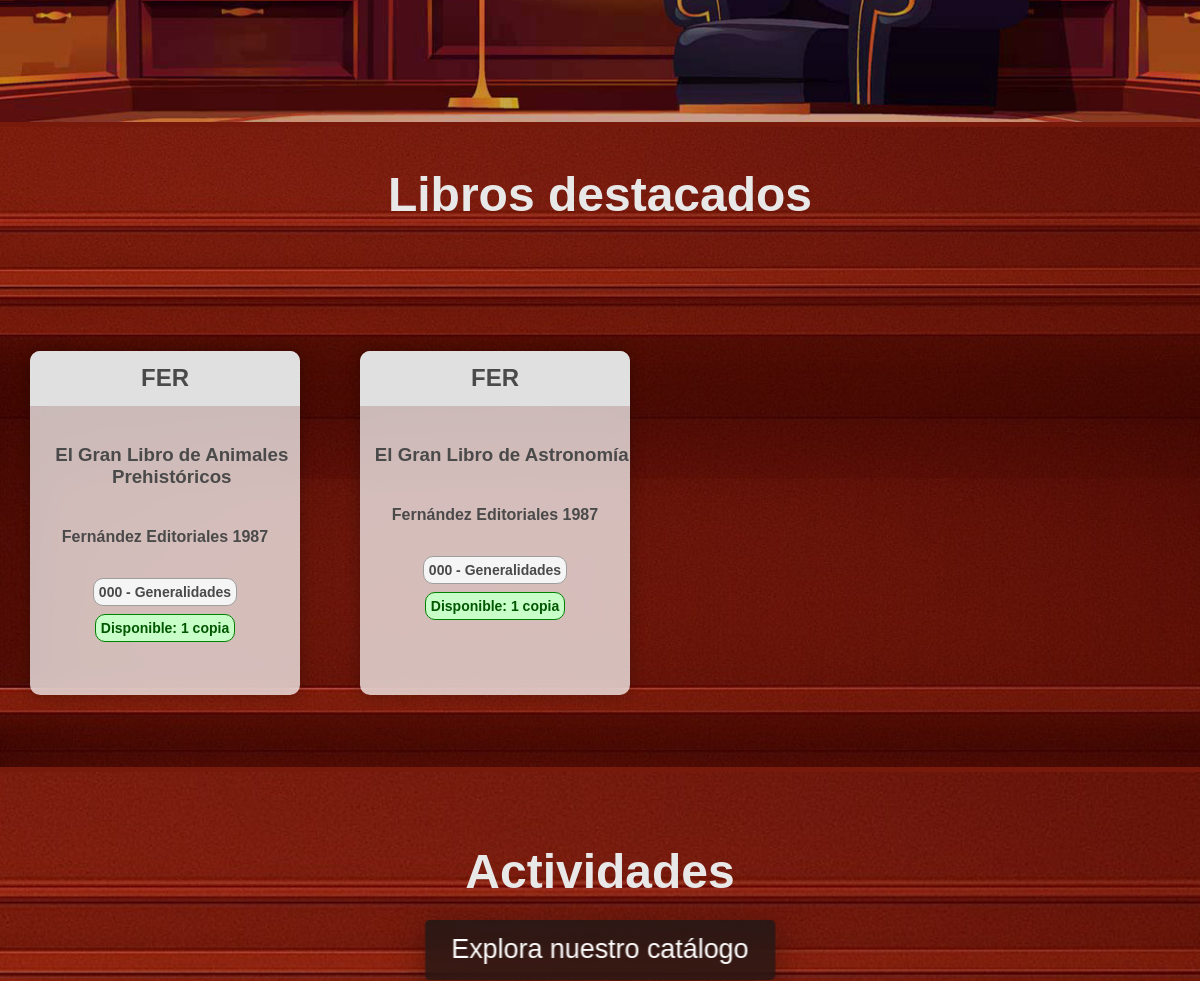
Before: / (middle part) with the older database file.
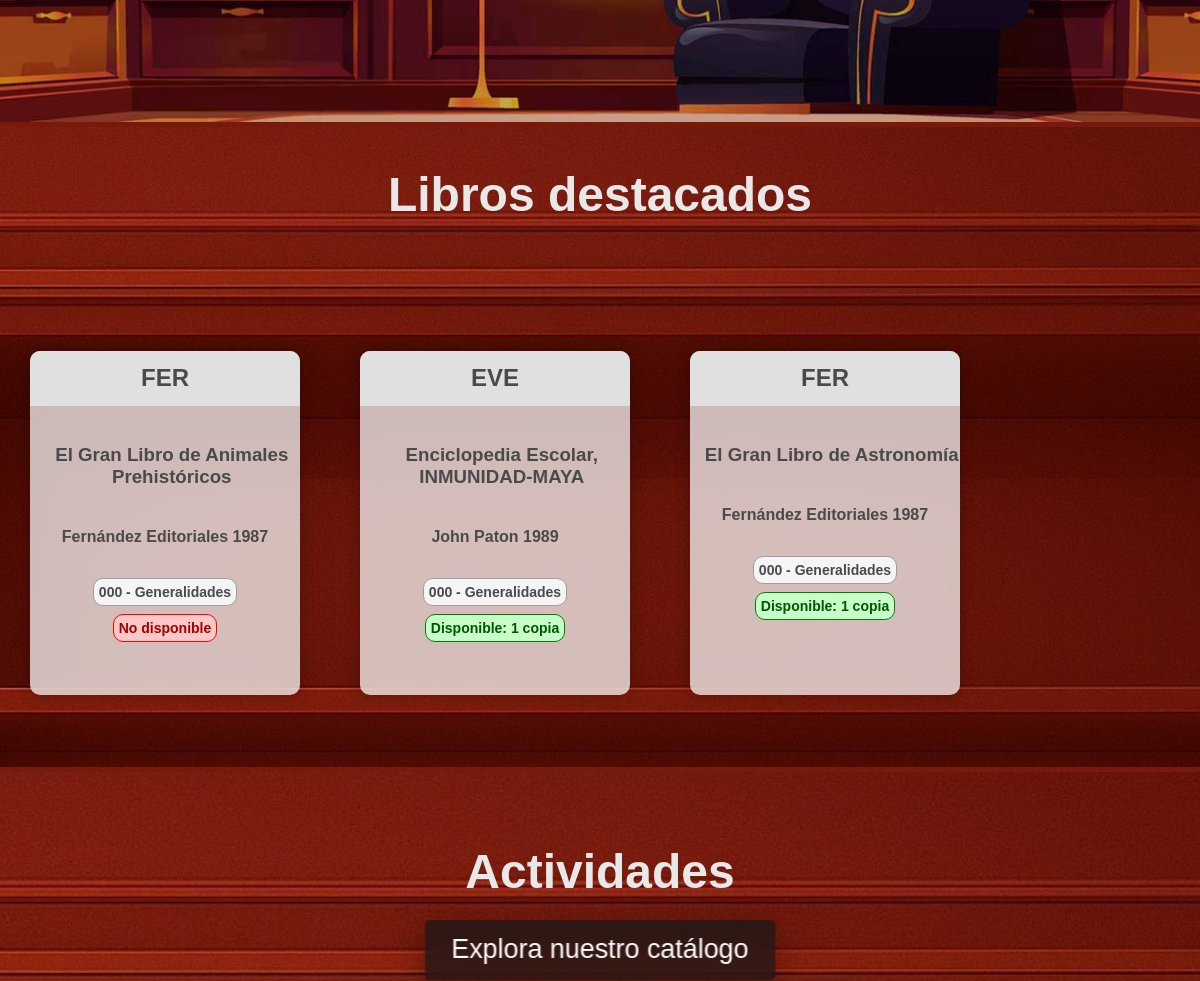
After: the same page with the newer database file.
### tables this page shows
CREATE TABLE "Libros" (
	"id_libro"	INTEGER,
	"Titulo"	TEXT NOT NULL,
	"Tomo"	INTEGER,
	"ano_publicacion"	TEXT,
	"ISBN"	TEXT,
	"numero_paginas"	INTEGER  NOT NULL,
	"numero_copias"	INTEGER  NOT NULL,
	PRIMARY KEY("id_libro" AUTOINCREMENT),
	UNIQUE("Titulo", "Tomo")
);

CREATE TABLE "SistemaDewey" (
	"codigo_seccion"	TEXT NOT NULL,
	"seccion"	TEXT NOT NULL UNIQUE,
	PRIMARY KEY("codigo_seccion")
);

### app.py (the view)
@app.route("/", methods=["GET", "POST"])
def inicio():
    session.clear()
    conexion = conexion_BD()
    query = conexion.cursor()
    query.execute("""select l.id_libro,count(l.id_libro) as cantidad, n.notacion, l.Titulo, a.nombre_autor, a.apellido_autor, l.ano_publicacion, sd.codigo_seccion, sd.seccion, l.numero_copias
                    from Prestamos p
					join libros l on p.id_libro = l.id_libro
                    join RegistroLibros r ON r.id_libro = l.id_libro
                    join SistemaDewey sd ON sd.codigo_seccion = r.codigo_seccion
                    join notaciones n ON n.id_notacion = r.id_notacion
                    join Autores a ON a.id_autor = n.id_autor
                    group by p.id_libro
                    order by cantidad desc
                    limit 4;""")
    libros_destacados = query.fetchall()
    query.close()
    conexion.close()
    return render_template("index.html",libros_destacados=libros_destacados)

### config.py (called while the page is built)
def conexion_BD():
    return sqlite3.connect(DB_PATH)

### templates/index.html (shortened to what this page needs)
<!DOCTYPE html>
<html lang="es">
<head>
    <link rel="stylesheet" href="{{ url_for('static', filename='barra_lateral.css') }}">
    <link rel="stylesheet" href="{{ url_for('static', filename='estilo_inicio.css') }}">
    <link rel="stylesheet" href="{{ url_for('static', filename='general.css') }}">
</head>
<body>
    <main>
        <section class="seccion-principal">
            <div class="botones">
                <a class="fondo-cristal" id="btn-catalogo" href="{{ url_for('libros') }}"> Explora nuestro catálogo </a>
            </div>
        </section>
    <section class="seccion-libros-destacados">
        <h1 class="h1-titulo">Libros destacados</h1>
        <div class="div-contenedor-libros-destacados">
            {% for libro in libros_destacados %}
            <a href="{{ url_for('buscar_libro', buscar=libro[3], filtro_busqueda='Titulo', categorias='Todas') }}">
            <div class="div-libro-destacado">
                <span class="span-notacion"
                    {% if (libro[7]|int) < 100 %}
                        id="h2-seccion-0"
                    {% elif (libro[7]|int) < 200 %}
                        id="h2-seccion-1"
                    {% elif (libro[7]|int) < 300 %}
                        id="h2-seccion-2"
                    {% elif (libro[7]|int) < 400 %}
                        id="h2-seccion-3"
                    {% elif (libro[7]|int) < 500 %}
                        id="h2-seccion-4"
                    {% elif (libro[7]|int) < 600 %}
                        id="h2-seccion-5"
                    {% elif (libro[7]|int) < 700 %}
                        id="h2-seccion-6"
                    {% elif (libro[7]|int) < 800 %}
                        id="h2-seccion-7"
                    {% elif (libro[7]|int) < 900 %}
                        id="h2-seccion-8"
                    {% else %}
                        id="h2-seccion-9"
                    {% endif %} >
                    <h2>{{libro[2]}}</h2>
                </span>
                <span id="span-info-libro-d">
                    <h3>{{libro[3]}}</h3>
                    <h4>{{libro[4]}}&nbsp;{{libro[5]}}
                    {{libro[6]}} </h4>
                    <h5
                        {% if (libro[7]|int) < 100 %}
                            id="h4-seccion-0"
                        {% elif (libro[7]|int) < 200 %}
                            id="h4-seccion-1"
                        {% elif (libro[7]|int) < 300 %}
                            id="h4-seccion-2"
                        {% elif (libro[7]|int) < 400 %}
                            id="h4-seccion-3"
                        {% elif (libro[7]|int) < 500 %}
                            id="h4-seccion-4"
                        {% elif (libro[7]|int) < 600 %}
                            id="h4-seccion-5"
                        {% elif (libro[7]|int) < 700 %}
                            id="h4-seccion-6"
                        {% elif (libro[7]|int) < 800 %}
                            id="h4-seccion-7"
                        {% elif (libro[7]|int) < 900 %}
                            id="h4-seccion-8"
                        {% else %}
                            id="h4-seccion-9"
                        {% endif %} >
                        {{libro[7]}} - {{libro[8]}}
                    </h5>
                </span>
                {% if libro[9]|int == 1 %}
                <span id="span-disponibilidad-libro-d"> <h4 id="h4-disponible">Disponible: {{libro[9]}} copia</h4></span>
                {% elif libro[9]|int > 1 %}
                <span id="span-disponibilidad-libro-d"> <h4 id="h4-disponible">Disponible: {{libro[9]}} copias</h4></span>
                {% else %}
                <span id="span-disponibilidad-libro-d"> <h4 id="h4-no_disponible">No disponible</h4></span>
                {% endif %}
            </div>
            </a>
            {% endfor %}
    </div>
    </section>
        <section class="seccion-actividades">
    <h1 class="h1-titulo">Actividades</h1>
</section>
    </main>
    </body>
</html>

Changed rows visible on the page:
changed Libros "El Gran Libro de Animales Prehistóricos": numero_copias "1" → (not shown); numero_copias "Disponible: copia" → "No disponible"
now on this page (row unchanged): Libros: libro "EVE", Titulo "Enciclopedia Escolar, INMUNIDAD-MAYA", libro "John", libro "Paton", ano_publicacion "1989", codigo_seccion "000", seccion "Generalidades", numero_copias "1"
